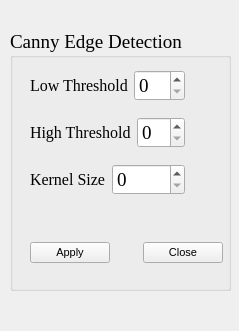
<?xml version="1.0" encoding="UTF-8"?>
<ui version="4.0">
 <class>EdgeSetting</class>
 <widget class="QWidget" name="EdgeSetting">
  <property name="geometry">
   <rect>
    <x>0</x>
    <y>0</y>
    <width>239</width>
    <height>331</height>
   </rect>
  </property>
  <property name="sizePolicy">
   <sizepolicy hsizetype="Expanding" vsizetype="Preferred">
    <horstretch>0</horstretch>
    <verstretch>0</verstretch>
   </sizepolicy>
  </property>
  <property name="minimumSize">
   <size>
    <width>239</width>
    <height>331</height>
   </size>
  </property>
  <property name="maximumSize">
   <size>
    <width>239</width>
    <height>331</height>
   </size>
  </property>
  <property name="windowTitle">
   <string>Form</string>
  </property>
  <property name="styleSheet">
   <string notr="true">
</string>
  </property>
  <widget class="QGroupBox" name="groupBox">
   <property name="geometry">
    <rect>
     <x>10</x>
     <y>30</y>
     <width>221</width>
     <height>261</height>
    </rect>
   </property>
   <property name="font">
    <font>
     <family>Times New Roman</family>
     <pointsize>14</pointsize>
    </font>
   </property>
   <property name="title">
    <string>Canny Edge Detection</string>
   </property>
   <widget class="QWidget" name="layoutWidget">
    <property name="geometry">
     <rect>
      <x>20</x>
      <y>40</y>
      <width>193</width>
      <height>193</height>
     </rect>
    </property>
    <layout class="QVBoxLayout" name="verticalLayout_2">
     <item>
      <layout class="QHBoxLayout" name="horizontalLayout_4">
       <item>
        <layout class="QVBoxLayout" name="verticalLayout">
         <item>
          <layout class="QHBoxLayout" name="horizontalLayout">
           <item>
            <widget class="QLabel" name="label">
             <property name="font">
              <font>
               <pointsize>12</pointsize>
              </font>
             </property>
             <property name="text">
              <string>Low Threshold</string>
             </property>
            </widget>
           </item>
           <item>
            <widget class="QSpinBox" name="ltspinBox"/>
           </item>
          </layout>
         </item>
         <item>
          <spacer name="verticalSpacer">
           <property name="orientation">
            <enum>Qt::Vertical</enum>
           </property>
           <property name="sizeHint" stdset="0">
            <size>
             <width>20</width>
             <height>10</height>
            </size>
           </property>
          </spacer>
         </item>
         <item>
          <layout class="QHBoxLayout" name="horizontalLayout_2">
           <item>
            <widget class="QLabel" name="label_2">
             <property name="font">
              <font>
               <pointsize>12</pointsize>
              </font>
             </property>
             <property name="text">
              <string>High Threshold</string>
             </property>
            </widget>
           </item>
           <item>
            <widget class="QSpinBox" name="htspinBox"/>
           </item>
          </layout>
         </item>
         <item>
          <spacer name="verticalSpacer_3">
           <property name="orientation">
            <enum>Qt::Vertical</enum>
           </property>
           <property name="sizeHint" stdset="0">
            <size>
             <width>20</width>
             <height>10</height>
            </size>
           </property>
          </spacer>
         </item>
         <item>
          <layout class="QHBoxLayout" name="horizontalLayout_3">
           <item>
            <widget class="QLabel" name="label_3">
             <property name="font">
              <font>
               <pointsize>12</pointsize>
              </font>
             </property>
             <property name="text">
              <string>Kernel Size</string>
             </property>
            </widget>
           </item>
           <item>
            <widget class="QSpinBox" name="ksspinBox"/>
           </item>
          </layout>
         </item>
        </layout>
       </item>
       <item>
        <spacer name="horizontalSpacer">
         <property name="orientation">
          <enum>Qt::Horizontal</enum>
         </property>
         <property name="sizeHint" stdset="0">
          <size>
           <width>40</width>
           <height>20</height>
          </size>
         </property>
        </spacer>
       </item>
      </layout>
     </item>
     <item>
      <spacer name="verticalSpacer_2">
       <property name="orientation">
        <enum>Qt::Vertical</enum>
       </property>
       <property name="sizeHint" stdset="0">
        <size>
         <width>20</width>
         <height>40</height>
        </size>
       </property>
      </spacer>
     </item>
     <item>
      <layout class="QHBoxLayout" name="horizontalLayout_5">
       <item>
        <widget class="QPushButton" name="applyButton">
         <property name="font">
          <font>
           <family>MS Shell Dlg 2</family>
           <pointsize>8</pointsize>
          </font>
         </property>
         <property name="text">
          <string>Apply</string>
         </property>
        </widget>
       </item>
       <item>
        <spacer name="horizontalSpacer_2">
         <property name="orientation">
          <enum>Qt::Horizontal</enum>
         </property>
         <property name="sizeHint" stdset="0">
          <size>
           <width>40</width>
           <height>20</height>
          </size>
         </property>
        </spacer>
       </item>
       <item>
        <widget class="QPushButton" name="closeButton">
         <property name="font">
          <font>
           <family>MS Shell Dlg 2</family>
           <pointsize>8</pointsize>
          </font>
         </property>
         <property name="text">
          <string>Close</string>
         </property>
        </widget>
       </item>
      </layout>
     </item>
    </layout>
   </widget>
  </widget>
 </widget>
 <resources/>
 <connections/>
</ui>
